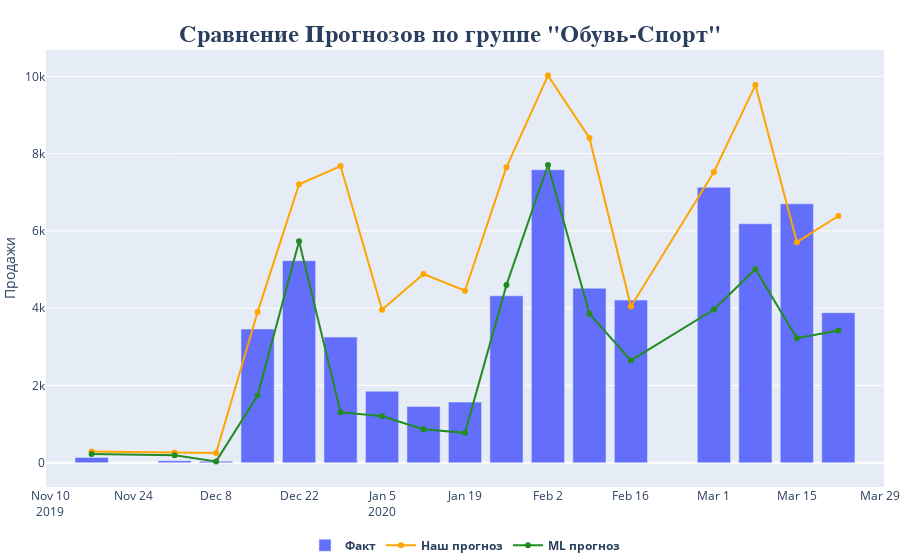

Write notebook code for a chart like this one.
### Code cell
# Строим графики по дате Сравнение Прогнозов по группе "Обувь-Спорт"

X = gr_ftw_spt[['DATE_']]
Y = gr_ftw_spt[['FACT_SALES', 'FCST2_COR2','FCST_V1']]
fig = go.Figure()
fig.add_trace(go.Bar(x=gr_ftw_spt['DATE_'], y=gr_ftw_spt['FACT_SALES'], name='<b>Факт</b>'))
fig.add_trace(go.Scatter(x=gr_ftw_spt['DATE_'], y=gr_ftw_spt['FCST2_COR2'],line=dict(color='orange', width=2), name='<b>Наш прогноз</b>'))
fig.add_trace(go.Scatter(x=gr_ftw_spt['DATE_'], y=gr_ftw_spt['FCST_V1'],line=dict(color='forestgreen', width=2), name='<b>ML прогноз</b>'))
fig.update_layout(legend_orientation="h",
                  legend=dict(x=.5, xanchor="center"),
                  #xaxis_title="Дата",
                  yaxis_title="Продажи",
                  margin=dict(l=0, r=0, t=50, b=0))
fig.update_layout(
    title={
        'text': '<b>Сравнение Прогнозов по группе "Обувь-Спорт"</b>',
        #'y':0.95,
        'x':0.5,
        'xanchor': 'center',
        'yanchor': 'top',
        'font_family':"Times New Roman",
        'font_size': 24})
fig.show()

### Figure 1 — Plotly figure (JSON) as saved in the notebook; plotly's stock layout.template omitted (floating-point values rounded to 4 significant figures)
{"data": [{"name": "<b>Факт</b>", "type": "bar", "x": ["2019-11-17T00:00:00", "2019-12-01T00:00:00", "2019-12-08T00:00:00", "2019-12-15T00:00:00", "2019-12-22T00:00:00", "2019-12-29T00:00:00", "2020-01-05T00:00:00", "2020-01-12T00:00:00", "2020-01-19T00:00:00", "2020-01-26T00:00:00", "2020-02-02T00:00:00", "2020-02-09T00:00:00", "2020-02-16T00:00:00", "2020-03-01T00:00:00", "2020-03-08T00:00:00", "2020-03-15T00:00:00", "2020-03-22T00:00:00"], "y": [137, 51, 37, 3461, 5230, 3251, 1849, 1453, 1568, 4319, 7582, 4516, 4209, 7128, 6183, 6701, 3884]}, {"line": {"color": "orange", "width": 2}, "name": "<b>Наш прогноз</b>", "type": "scatter", "x": ["2019-11-17T00:00:00", "2019-12-01T00:00:00", "2019-12-08T00:00:00", "2019-12-15T00:00:00", "2019-12-22T00:00:00", "2019-12-29T00:00:00", "2020-01-05T00:00:00", "2020-01-12T00:00:00", "2020-01-19T00:00:00", "2020-01-26T00:00:00", "2020-02-02T00:00:00", "2020-02-09T00:00:00", "2020-02-16T00:00:00", "2020-03-01T00:00:00", "2020-03-08T00:00:00", "2020-03-15T00:00:00", "2020-03-22T00:00:00"], "y": [292.4, 261.3, 248.8, 3898.0, 7206.0, 7679.0, 3957.0, 4884.0, 4451.0, 7650.0, 10020.0, 8405.0, 4040.0, 7525.0, 9773.0, 5708.0, 6386.0]}, {"line": {"color": "forestgreen", "width": 2}, "name": "<b>ML прогноз</b>", "type": "scatter", "x": ["2019-11-17T00:00:00", "2019-12-01T00:00:00", "2019-12-08T00:00:00", "2019-12-15T00:00:00", "2019-12-22T00:00:00", "2019-12-29T00:00:00", "2020-01-05T00:00:00", "2020-01-12T00:00:00", "2020-01-19T00:00:00", "2020-01-26T00:00:00", "2020-02-02T00:00:00", "2020-02-09T00:00:00", "2020-02-16T00:00:00", "2020-03-01T00:00:00", "2020-03-08T00:00:00", "2020-03-15T00:00:00", "2020-03-22T00:00:00"], "y": [226.8, 191.4, 33.35, 1737.0, 5733.0, 1308.0, 1200.0, 867.6, 772.0, 4602.0, 7705.0, 3854.0, 2647.0, 3963.0, 5008.0, 3223.0, 3423.0]}], "layout": {"legend": {"orientation": "h", "x": 0.5, "xanchor": "center"}, "margin": {"b": 0, "l": 0, "r": 0, "t": 50}, "title": {"font": {"family": "Times New Roman", "size": 24}, "text": "<b>Сравнение Прогнозов по группе \"Обувь-Спорт\"</b>", "x": 0.5, "xanchor": "center", "yanchor": "top"}, "yaxis": {"title": {"text": "Продажи"}}}}
